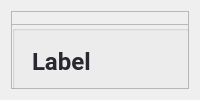
            <widget class="QWidget" name="page_areas">
             <layout class="QVBoxLayout" name="verticalLayout_9">
              <item>
               <widget class="QFrame" name="frame_4">
                <property name="frameShape">
                 <enum>QFrame::StyledPanel</enum>
                </property>
                <property name="frameShadow">
                 <enum>QFrame::Raised</enum>
                </property>
                <widget class="QTableWidget" name="tableWidget_areas">
                 <property name="geometry">
                  <rect>
                   <x>20</x>
                   <y>161</y>
                   <width>961</width>
                   <height>321</height>
                  </rect>
                 </property>
                 <property name="maximumSize">
                  <size>
                   <width>16777215</width>
                   <height>422</height>
                  </size>
                 </property>
                 <property name="styleSheet">
                  <string notr="true">QTableWidget{
font-size: 11pt;
margin-left: 0px;
margin-top:15px;
color: #000;
font-family: Roboto;
text-align:center;
font-weight: bold;
}
QheaderView::item
    {
text-align:center;
font-weight: bold;

    }
QHeaderView::section {
    background-color: #394353;
	border-radius: 11px;
	color:#fff;
    font-size: 9pt;
	font-family:Roboto;
	font-weight: bold;
}

QHeaderView::section:horizontal
{
    border-top: 1px solid #394353;

}

QHeaderView::section:vertical
{

    border-left: 1px solid #394353;
}</string>
                 </property>
                 <property name="editTriggers">
                  <set>QAbstractItemView::NoEditTriggers</set>
                 </property>
                 <property name="showGrid">
                  <bool>false</bool>
                 </property>
                 <attribute name="horizontalHeaderVisible">
                  <bool>false</bool>
                 </attribute>
                 <attribute name="horizontalHeaderCascadingSectionResizes">
                  <bool>true</bool>
                 </attribute>
                 <attribute name="horizontalHeaderDefaultSectionSize">
                  <number>147</number>
                 </attribute>
                 <attribute name="horizontalHeaderShowSortIndicator" stdset="0">
                  <bool>true</bool>
                 </attribute>
                 <attribute name="horizontalHeaderStretchLastSection">
                  <bool>true</bool>
                 </attribute>
                 <attribute name="verticalHeaderVisible">
                  <bool>false</bool>
                 </attribute>
                 <attribute name="verticalHeaderDefaultSectionSize">
                  <number>32</number>
                 </attribute>
                 <column>
                  <property name="text">
                   <string>New Column</string>
                  </property>
                 </column>
                 <column>
                  <property name="text">
                   <string>New Column</string>
                  </property>
                 </column>
                 <column>
                  <property name="text">
                   <string>New Column</string>
                  </property>
                 </column>
                 <column>
                  <property name="text">
                   <string>New Column</string>
                  </property>
                 </column>
                 <column>
                  <property name="text">
                   <string>New Column</string>
                  </property>
                 </column>
                 <column>
                  <property name="text">
                   <string>New Column</string>
                  </property>
                 </column>
                </widget>
                <widget class="QFrame" name="frame_25">
                 <property name="geometry">
                  <rect>
                   <x>10</x>
                   <y>110</y>
                   <width>881</width>
                   <height>41</height>
                  </rect>
                 </property>
                 <property name="minimumSize">
                  <size>
                   <width>56</width>
                   <height>41</height>
                  </size>
                 </property>
                 <property name="styleSheet">
                  <string notr="true">background-color: rgb(232, 232, 232);
border-radius:15px;</string>
                 </property>
                 <property name="frameShape">
                  <enum>QFrame::StyledPanel</enum>
                 </property>
                 <property name="frameShadow">
                  <enum>QFrame::Raised</enum>
                 </property>
                 <layout class="QHBoxLayout" name="horizontalLayout_5">
                  <item>
                   <widget class="QLabel" name="label_13">
                    <property name="font">
                     <font>
                      <family>Roboto</family>
                      <pointsize>11</pointsize>
                      <weight>75</weight>
                      <bold>true</bold>
                     </font>
                    </property>
                    <property name="styleSheet">
                     <string notr="true">background: none;
color: #282830 ;
</string>
                    </property>
                    <property name="text">
                     <string>Código</string>
                    </property>
                   </widget>
                  </item>
                  <item>
                   <widget class="QLabel" name="label_35">
                    <property name="font">
                     <font>
                      <family>Roboto</family>
                      <pointsize>11</pointsize>
                      <weight>75</weight>
                      <bold>true</bold>
                     </font>
                    </property>
                    <property name="styleSheet">
                     <string notr="true">background: none;
color: #282830 ;

</string>
                    </property>
                    <property name="text">
                     <string>Descripción</string>
                    </property>
                   </widget>
                  </item>
                  <item>
                   <widget class="QLabel" name="label_36">
                    <property name="font">
                     <font>
                      <family>Roboto</family>
                      <pointsize>11</pointsize>
                      <weight>75</weight>
                      <bold>true</bold>
                     </font>
                    </property>
                    <property name="styleSheet">
                     <string notr="true">background: none;
color: #282830 ;
</string>
                    </property>
                    <property name="text">
                     <string>Marca</string>
                    </property>
                   </widget>
                  </item>
                  <item>
                   <widget class="QLabel" name="label_37">
                    <property name="font">
                     <font>
                      <family>Roboto</family>
                      <pointsize>11</pointsize>
                      <weight>75</weight>
                      <bold>true</bold>
                     </font>
                    </property>
                    <property name="styleSheet">
                     <string notr="true">background: none;
color: #282830 ;
</string>
                    </property>
                    <property name="text">
                     <string>Cantidad</string>
                    </property>
                   </widget>
                  </item>
                  <item>
                   <widget class="QLabel" name="label_39">
                    <property name="font">
                     <font>
                      <family>Roboto</family>
                      <pointsize>11</pointsize>
                      <weight>75</weight>
                      <bold>true</bold>
                     </font>
                    </property>
                    <property name="styleSheet">
                     <string notr="true">background: none;
color: #282830 ;
</string>
                    </property>
                    <property name="text">
                     <string>Ubicación</string>
                    </property>
                   </widget>
                  </item>
                  <item>
                   <widget class="QLabel" name="label_38">
                    <property name="font">
                     <font>
                      <family>Roboto</family>
                      <pointsize>11</pointsize>
                      <weight>75</weight>
                      <bold>true</bold>
                     </font>
                    </property>
                    <property name="styleSheet">
                     <string notr="true">background: none;
color: #282830 ;
</string>
                    </property>
                    <property name="text">
                     <string>Primer Vencimiento</string>
                    </property>
                   </widget>
                  </item>
                 </layout>
                </widget>
                <widget class="QFrame" name="top_frame_stock_5">
                 <property name="geometry">
                  <rect>
                   <x>0</x>
                   <y>0</y>
                   <width>1234</width>
                   <height>80</height>
                  </rect>
                 </property>
                 <property name="minimumSize">
                  <size>
                   <width>1234</width>
                   <height>80</height>
                  </size>
                 </property>
                 <property name="maximumSize">
                  <size>
                   <width>15000</width>
                   <height>70</height>
                  </size>
                 </property>
                 <property name="frameShape">
                  <enum>QFrame::StyledPanel</enum>
                 </property>
                 <property name="frameShadow">
                  <enum>QFrame::Raised</enum>
                 </property>
                 <widget class="QFrame" name="frame_30">
                  <property name="geometry">
                   <rect>
                    <x>0</x>
                    <y>13</y>
                    <width>891</width>
                    <height>70</height>
                   </rect>
                  </property>
                  <property name="minimumSize">
                   <size>
                    <width>354</width>
                    <height>70</height>
                   </size>
                  </property>
                  <property name="maximumSize">
                   <size>
                    <width>16777215</width>
                    <height>50</height>
                   </size>
                  </property>
                  <property name="frameShape">
                   <enum>QFrame::StyledPanel</enum>
                  </property>
                  <property name="frameShadow">
                   <enum>QFrame::Raised</enum>
                  </property>
                  <layout class="QVBoxLayout" name="verticalLayout_39">
                   <property name="spacing">
                    <number>0</number>
                   </property>
                   <property name="leftMargin">
                    <number>0</number>
                   </property>
                   <property name="topMargin">
                    <number>0</number>
                   </property>
                   <property name="rightMargin">
                    <number>0</number>
                   </property>
                   <property name="bottomMargin">
                    <number>0</number>
                   </property>
                   <item>
                    <widget class="QGroupBox" name="groupBox_12">
                     <property name="minimumSize">
                      <size>
                       <width>675</width>
                       <height>0</height>
                      </size>
                     </property>
                     <property name="title">
                      <string/>
                     </property>
                     <widget class="QLabel" name="label_area_mod">
                      <property name="geometry">
                       <rect>
                        <x>20</x>
                        <y>10</y>
                        <width>161</width>
                        <height>52</height>
                       </rect>
                      </property>
                      <property name="minimumSize">
                       <size>
                        <width>94</width>
                        <height>0</height>
                       </size>
                      </property>
                      <property name="maximumSize">
                       <size>
                        <width>181</width>
                        <height>16777215</height>
                       </size>
                      </property>
                      <property name="font">
                       <font>
                        <family>Roboto</family>
                        <pointsize>18</pointsize>
                        <weight>75</weight>
                        <bold>true</bold>
                       </font>
                      </property>
                      <property name="styleSheet">
                       <string notr="true">color: #282830 ;
</string>
                      </property>
                      <property name="text">
                       <string>Label</string>
                      </property>
                      <property name="alignment">
                       <set>Qt::AlignLeading|Qt::AlignLeft|Qt::AlignVCenter</set>
                      </property>
                     </widget>
                     <widget class="QPushButton" name="btn_newPosicion">
                      <property name="geometry">
                       <rect>
                        <x>360</x>
                        <y>26</y>
                        <width>181</width>
                        <height>26</height>
                       </rect>
                      </property>
                      <property name="minimumSize">
                       <size>
                        <width>0</width>
                        <height>26</height>
                       </size>
                      </property>
                      <property name="font">
                       <font>
                        <family>Roboto</family>
                        <pointsize>9</pointsize>
                        <weight>75</weight>
                        <bold>true</bold>
                       </font>
                      </property>
                      <property name="cursor">
                       <cursorShape>PointingHandCursor</cursorShape>
                      </property>
                      <property name="styleSheet">
                       <string notr="true">QPushButton{
background-color: rgb(71, 71, 103);
color:#fff;
padding-right:15px;
border-radius: 5px;
text-align:right;
}

QPushButton:hover{
background-color: rgba(71, 71, 103,180);

}</string>
                      </property>
                      <property name="text">
                       <string>Posicion de Alojamiento</string>
                      </property>
                      <property name="icon">
                       <iconset resource="img/img_oficiales.qrc">
                        <normaloff>:/img/plus.png</normaloff>:/img/plus.png</iconset>
                      </property>
                      <property name="iconSize">
                       <size>
                        <width>13</width>
                        <height>13</height>
                       </size>
                      </property>
                     </widget>
                     <widget class="QPushButton" name="btn_modificarArea">
                      <property name="geometry">
                       <rect>
                        <x>230</x>
                        <y>26</y>
                        <width>111</width>
                        <height>26</height>
                       </rect>
                      </property>
                      <property name="minimumSize">
                       <size>
                        <width>0</width>
                        <height>26</height>
                       </size>
                      </property>
                      <property name="font">
                       <font>
                        <family>Roboto</family>
                        <pointsize>9</pointsize>
                        <weight>75</weight>
                        <bold>true</bold>
                       </font>
                      </property>
                      <property name="cursor">
                       <cursorShape>PointingHandCursor</cursorShape>
                      </property>
                      <property name="styleSheet">
                       <string notr="true">QPushButton{
background-color: rgb(71, 71, 103);
color:#fff;
padding-right:15px;
border-radius: 5px;
text-align:right;
}

QPushButton:hover{
background-color: rgba(71, 71, 103,180);

}</string>
                      </property>
                      <property name="text">
                       <string>Modificar Área</string>
                      </property>
                      <property name="iconSize">
                       <size>
                        <width>13</width>
                        <height>13</height>
                       </size>
                      </property>
                     </widget>
                     <widget class="QPushButton" name="btn_actualizarAreaInd">
                      <property name="geometry">
                       <rect>
                        <x>550</x>
                        <y>30</y>
                        <width>31</width>
                        <height>21</height>
                       </rect>
                      </property>
                      <property name="minimumSize">
                       <size>
                        <width>0</width>
                        <height>21</height>
                       </size>
                      </property>
                      <property name="cursor">
                       <cursorShape>PointingHandCursor</cursorShape>
                      </property>
                      <property name="text">
                       <string/>
                      </property>
                      <property name="icon">
                       <iconset resource="img/img_oficiales.qrc">
                        <normaloff>:/img/refresh.png</normaloff>:/img/refresh.png</iconset>
                      </property>
                      <property name="iconSize">
                       <size>
                        <width>33</width>
                        <height>16</height>
                       </size>
                      </property>
                     </widget>
                    </widget>
                   </item>
                  </layout>
                 </widget>
                </widget>
               </widget>
              </item>
             </layout>
            </widget>
